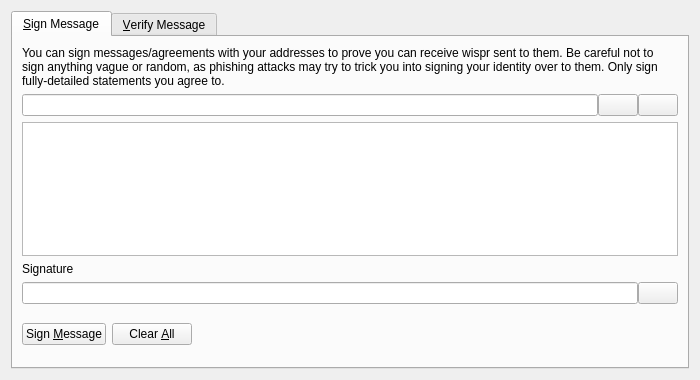
<?xml version="1.0" encoding="UTF-8"?>
<ui version="4.0">
 <class>SignVerifyMessageDialog</class>
 <widget class="QDialog" name="SignVerifyMessageDialog">
  <property name="geometry">
   <rect>
    <x>0</x>
    <y>0</y>
    <width>700</width>
    <height>380</height>
   </rect>
  </property>
  <property name="windowTitle">
   <string>Signatures - Sign / Verify a Message</string>
  </property>
  <property name="modal">
   <bool>true</bool>
  </property>
  <layout class="QVBoxLayout" name="verticalLayout">
   <item>
    <widget class="QTabWidget" name="tabWidget">
     <property name="currentIndex">
      <number>0</number>
     </property>
     <widget class="QWidget" name="tabSignMessage">
      <attribute name="title">
       <string>&amp;Sign Message</string>
      </attribute>
      <layout class="QVBoxLayout" name="verticalLayout_SM">
       <item>
        <widget class="QLabel" name="infoLabel_SM">
         <property name="text">
          <string>You can sign messages/agreements with your addresses to prove you can receive wispr sent to them. Be careful not to sign anything vague or random, as phishing attacks may try to trick you into signing your identity over to them. Only sign fully-detailed statements you agree to.</string>
         </property>
         <property name="textFormat">
          <enum>Qt::PlainText</enum>
         </property>
         <property name="wordWrap">
          <bool>true</bool>
         </property>
        </widget>
       </item>
       <item>
        <layout class="QHBoxLayout" name="horizontalLayout_1_SM">
         <property name="spacing">
          <number>0</number>
         </property>
         <item>
          <widget class="QValidatedLineEdit" name="addressIn_SM">
           <property name="toolTip">
            <string>The Wispr address to sign the message with</string>
           </property>
          </widget>
         </item>
         <item>
          <widget class="QPushButton" name="addressBookButton_SM">
           <property name="toolTip">
            <string>Choose previously used address</string>
           </property>
           <property name="text">
            <string/>
           </property>
           <property name="icon">
            <iconset resource="../bitcoin.qrc">
             <normaloff>:/icons/address-book</normaloff>:/icons/address-book</iconset>
           </property>
           <property name="shortcut">
            <string>Alt+A</string>
           </property>
           <property name="autoDefault">
            <bool>false</bool>
           </property>
          </widget>
         </item>
         <item>
          <widget class="QPushButton" name="pasteButton_SM">
           <property name="toolTip">
            <string>Paste address from clipboard</string>
           </property>
           <property name="text">
            <string/>
           </property>
           <property name="icon">
            <iconset resource="../bitcoin.qrc">
             <normaloff>:/icons/editpaste</normaloff>:/icons/editpaste</iconset>
           </property>
           <property name="shortcut">
            <string>Alt+P</string>
           </property>
           <property name="autoDefault">
            <bool>false</bool>
           </property>
          </widget>
         </item>
        </layout>
       </item>
       <item>
        <widget class="QPlainTextEdit" name="messageIn_SM">
         <property name="toolTip">
          <string>Enter the message you want to sign here</string>
         </property>
        </widget>
       </item>
       <item>
        <widget class="QLabel" name="signatureLabel_SM">
         <property name="text">
          <string>Signature</string>
         </property>
         <property name="textFormat">
          <enum>Qt::PlainText</enum>
         </property>
        </widget>
       </item>
       <item>
        <layout class="QHBoxLayout" name="horizontalLayout_2_SM">
         <property name="spacing">
          <number>0</number>
         </property>
         <item>
          <widget class="QLineEdit" name="signatureOut_SM">
           <property name="font">
            <font>
             <italic>true</italic>
            </font>
           </property>
           <property name="readOnly">
            <bool>true</bool>
           </property>
          </widget>
         </item>
         <item>
          <widget class="QPushButton" name="copySignatureButton_SM">
           <property name="toolTip">
            <string>Copy the current signature to the system clipboard</string>
           </property>
           <property name="text">
            <string/>
           </property>
           <property name="icon">
            <iconset resource="../bitcoin.qrc">
             <normaloff>:/icons/editcopy</normaloff>:/icons/editcopy</iconset>
           </property>
           <property name="autoDefault">
            <bool>false</bool>
           </property>
          </widget>
         </item>
        </layout>
       </item>
       <item>
        <layout class="QHBoxLayout" name="horizontalLayout_3_SM">
         <item>
          <widget class="QPushButton" name="signMessageButton_SM">
           <property name="toolTip">
            <string>Sign the message to prove you own this Wispr address</string>
           </property>
           <property name="text">
            <string>Sign &amp;Message</string>
           </property>
           <property name="icon">
            <iconset resource="../bitcoin.qrc">
             <normaloff>:/icons/edit</normaloff>:/icons/edit</iconset>
           </property>
           <property name="autoDefault">
            <bool>false</bool>
           </property>
          </widget>
         </item>
         <item>
          <widget class="QPushButton" name="clearButton_SM">
           <property name="toolTip">
            <string>Reset all sign message fields</string>
           </property>
           <property name="text">
            <string>Clear &amp;All</string>
           </property>
           <property name="icon">
            <iconset resource="../bitcoin.qrc">
             <normaloff>:/icons/remove</normaloff>:/icons/remove</iconset>
           </property>
           <property name="autoDefault">
            <bool>false</bool>
           </property>
          </widget>
         </item>
         <item>
          <spacer name="horizontalSpacer_1_SM">
           <property name="orientation">
            <enum>Qt::Horizontal</enum>
           </property>
           <property name="sizeHint" stdset="0">
            <size>
             <width>40</width>
             <height>48</height>
            </size>
           </property>
          </spacer>
         </item>
         <item>
          <widget class="QLabel" name="statusLabel_SM">
           <property name="font">
            <font>
             <weight>75</weight>
             <bold>true</bold>
            </font>
           </property>
           <property name="text">
            <string/>
           </property>
           <property name="wordWrap">
            <bool>true</bool>
           </property>
          </widget>
         </item>
         <item>
          <spacer name="horizontalSpacer_2_SM">
           <property name="orientation">
            <enum>Qt::Horizontal</enum>
           </property>
           <property name="sizeHint" stdset="0">
            <size>
             <width>40</width>
             <height>48</height>
            </size>
           </property>
          </spacer>
         </item>
        </layout>
       </item>
      </layout>
     </widget>
     <widget class="QWidget" name="tabVerifyMessage">
      <attribute name="title">
       <string>&amp;Verify Message</string>
      </attribute>
      <layout class="QVBoxLayout" name="verticalLayout_VM">
       <item>
        <widget class="QLabel" name="infoLabel_VM">
         <property name="text">
          <string>Enter the receiver's address, message (ensure you copy line breaks, spaces, tabs, etc. exactly) and signature below to verify the message. Be careful not to read more into the signature than what is in the signed message itself, to avoid being tricked by a man-in-the-middle attack. Note that this only proves the signing party receives with the address, it cannot prove sendership of any transaction!</string>
         </property>
         <property name="textFormat">
          <enum>Qt::PlainText</enum>
         </property>
         <property name="alignment">
          <set>Qt::AlignLeading|Qt::AlignLeft|Qt::AlignTop</set>
         </property>
         <property name="wordWrap">
          <bool>true</bool>
         </property>
        </widget>
       </item>
       <item>
        <layout class="QHBoxLayout" name="horizontalLayout_1_VM">
         <property name="spacing">
          <number>0</number>
         </property>
         <item>
          <widget class="QValidatedLineEdit" name="addressIn_VM">
           <property name="toolTip">
            <string>The Wispr address the message was signed with</string>
           </property>
          </widget>
         </item>
         <item>
          <widget class="QPushButton" name="addressBookButton_VM">
           <property name="toolTip">
            <string>Choose previously used address</string>
           </property>
           <property name="text">
            <string/>
           </property>
           <property name="icon">
            <iconset resource="../bitcoin.qrc">
             <normaloff>:/icons/address-book</normaloff>:/icons/address-book</iconset>
           </property>
           <property name="shortcut">
            <string>Alt+A</string>
           </property>
           <property name="autoDefault">
            <bool>false</bool>
           </property>
          </widget>
         </item>
        </layout>
       </item>
       <item>
        <widget class="QPlainTextEdit" name="messageIn_VM"/>
       </item>
       <item>
        <widget class="QValidatedLineEdit" name="signatureIn_VM"/>
       </item>
       <item>
        <layout class="QHBoxLayout" name="horizontalLayout_2_VM">
         <item>
          <widget class="QPushButton" name="verifyMessageButton_VM">
           <property name="toolTip">
            <string>Verify the message to ensure it was signed with the specified Wispr address</string>
           </property>
           <property name="text">
            <string>Verify &amp;Message</string>
           </property>
           <property name="icon">
            <iconset resource="../bitcoin.qrc">
             <normaloff>:/icons/transaction_0</normaloff>:/icons/transaction_0</iconset>
           </property>
           <property name="autoDefault">
            <bool>false</bool>
           </property>
          </widget>
         </item>
         <item>
          <widget class="QPushButton" name="clearButton_VM">
           <property name="toolTip">
            <string>Reset all verify message fields</string>
           </property>
           <property name="text">
            <string>Clear &amp;All</string>
           </property>
           <property name="icon">
            <iconset resource="../bitcoin.qrc">
             <normaloff>:/icons/remove</normaloff>:/icons/remove</iconset>
           </property>
           <property name="autoDefault">
            <bool>false</bool>
           </property>
          </widget>
         </item>
         <item>
          <spacer name="horizontalSpacer_1_VM">
           <property name="orientation">
            <enum>Qt::Horizontal</enum>
           </property>
           <property name="sizeHint" stdset="0">
            <size>
             <width>40</width>
             <height>48</height>
            </size>
           </property>
          </spacer>
         </item>
         <item>
          <widget class="QLabel" name="statusLabel_VM">
           <property name="font">
            <font>
             <weight>75</weight>
             <bold>true</bold>
            </font>
           </property>
           <property name="text">
            <string/>
           </property>
           <property name="wordWrap">
            <bool>true</bool>
           </property>
          </widget>
         </item>
         <item>
          <spacer name="horizontalSpacer_2_VM">
           <property name="orientation">
            <enum>Qt::Horizontal</enum>
           </property>
           <property name="sizeHint" stdset="0">
            <size>
             <width>40</width>
             <height>48</height>
            </size>
           </property>
          </spacer>
         </item>
        </layout>
       </item>
      </layout>
     </widget>
    </widget>
   </item>
  </layout>
 </widget>
 <customwidgets>
  <customwidget>
   <class>QValidatedLineEdit</class>
   <extends>QLineEdit</extends>
   <header>qt/qvalidatedlineedit.h</header>
  </customwidget>
 </customwidgets>
 <resources>
  <include location="../bitcoin.qrc"/>
 </resources>
 <connections/>
</ui>
